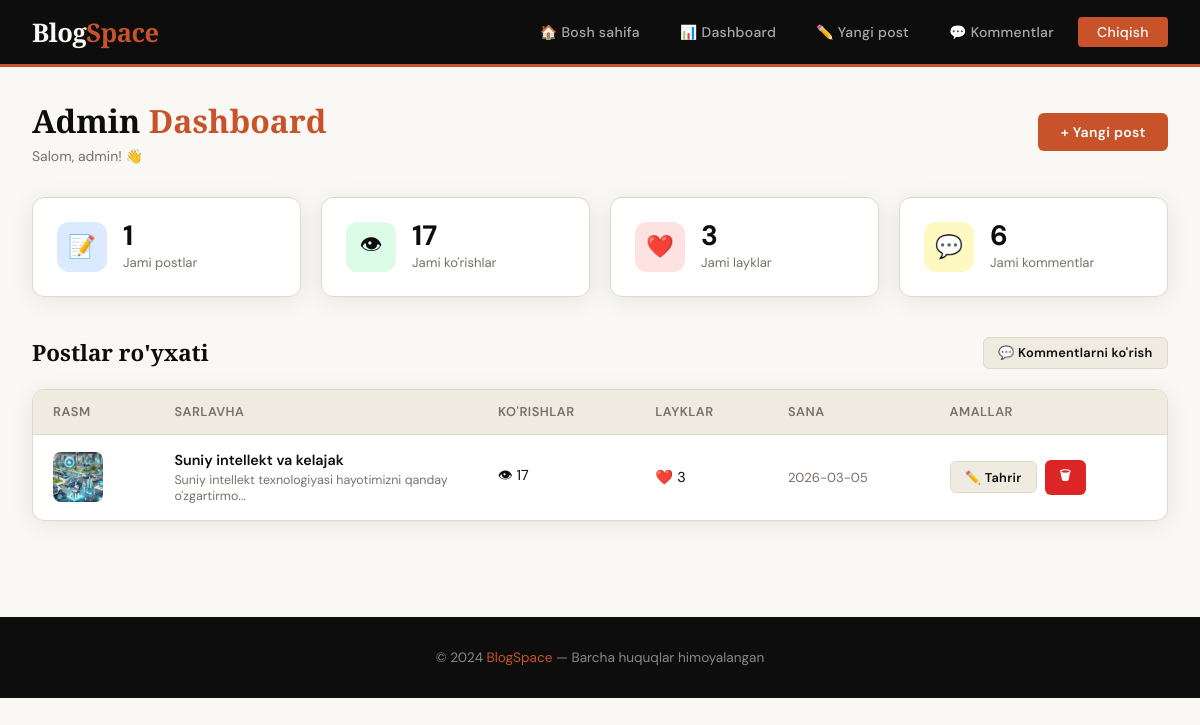
Page /admin (signed in) on the committed database.
### tables this page shows
CREATE TABLE posts (
            id INTEGER PRIMARY KEY AUTOINCREMENT,
            title TEXT NOT NULL,
            short_desc TEXT NOT NULL,
            description TEXT NOT NULL,
            image TEXT,
            video TEXT,
            views INTEGER DEFAULT 0,
            likes INTEGER DEFAULT 0,
            created_at TIMESTAMP DEFAULT CURRENT_TIMESTAMP
        );

### app.py (the view)
@app.route("/admin")
@admin_required
def admin_dashboard():
    conn = get_db()
    posts = conn.execute("SELECT * FROM posts ORDER BY created_at DESC").fetchall()
    total_views = conn.execute("SELECT SUM(views) FROM posts").fetchone()[0] or 0
    total_comments = conn.execute("SELECT COUNT(*) FROM comments").fetchone()[0] or 0
    total_likes = conn.execute("SELECT SUM(likes) FROM posts").fetchone()[0] or 0
    conn.close()
    return render_template(
        "admin_dashboard.html",
        posts=posts,
        total_views=total_views,
        total_comments=total_comments,
        total_likes=total_likes,
    )

### app.py (called while the page is built)
def get_db():
    conn = sqlite3.connect(DB_PATH)
    conn.row_factory = sqlite3.Row
    return conn

def admin_required(f):
    @wraps(f)
    def decorated(*args, **kwargs):
        if not session.get("admin_logged_in"):
            return redirect(url_for("admin_login"))
        return f(*args, **kwargs)
    return decorated

### templates/admin_dashboard.html (shortened to what this page needs)
{% extends 'base.html' %}
{% block content %}
<div class="page-header">
    <div>
        <h1>Admin <span>Dashboard</span></h1>
        <p style="color:var(--muted);font-size:0.875rem;margin-top:0.3rem">Salom, {{ session.admin_username }}! 👋</p>
    </div>
    <a href="{{ url_for('admin_new_post') }}" class="btn btn-primary">+ Yangi post</a>
</div>
<div class="stats-grid">
    <div class="stat-card">
        <div class="stat-icon blue">📝</div>
        <div>
            <div class="stat-value">{{ posts|length }}</div>
            <div class="stat-label">Jami postlar</div>
        </div>
    </div>
    <div class="stat-card">
        <div class="stat-icon green">👁</div>
        <div>
            <div class="stat-value">{{ total_views }}</div>
            <div class="stat-label">Jami ko'rishlar</div>
        </div>
    </div>
    <div class="stat-card">
        <div class="stat-icon red">❤️</div>
        <div>
            <div class="stat-value">{{ total_likes }}</div>
            <div class="stat-label">Jami layklar</div>
        </div>
    </div>
    <div class="stat-card">
        <div class="stat-icon yellow">💬</div>
        <div>
            <div class="stat-value">{{ total_comments }}</div>
            <div class="stat-label">Jami kommentlar</div>
        </div>
    </div>
</div>
<div class="section-header">
    <h2>Postlar ro'yxati</h2>
    <a href="{{ url_for('admin_comments') }}" class="btn btn-secondary btn-sm">💬 Kommentlarni ko'rish</a>
</div>
<div class="posts-table">
    <table>
        <thead>
            <tr>
                <th>Rasm</th>
                <th>Sarlavha</th>
                <th>Ko'rishlar</th>
                <th>Layklar</th>
                <th>Sana</th>
                <th>Amallar</th>
            </tr>
        </thead>
        <tbody>
            {% for post in posts %}
            <tr>
                <td>
                    {% if post.image %}
                        <img class="post-thumb"
                             src="{{ url_for('static', filename='uploads/' + post.image) }}"
                             alt="">
                    {% else %}
                        <div class="post-thumb-placeholder">📝</div>
                    {% endif %}
                </td>
                <td class="post-title-col">
                    <a href="{{ url_for('post_detail', post_id=post.id) }}" target="_blank">
                        {{ post.title }}
                    </a>
                    <div style="font-size:0.78rem;color:var(--muted);font-weight:400;margin-top:0.2rem">
                        {{ post.short_desc[:60] }}{% if post.short_desc|length > 60 %}...{% endif %}
                    </div>
                </td>
                <td>👁 {{ post.views }}</td>
                <td>❤️ {{ post.likes }}</td>
                <td style="white-space:nowrap;color:var(--muted);font-size:0.82rem">
                    {{ post.created_at[:10] if post.created_at else '' }}
                </td>
                <td>
                    <div class="actions">
                        <a href="{{ url_for('admin_edit_post', post_id=post.id) }}"
                           class="btn btn-secondary btn-sm">✏️ Tahrir</a>
                        <form class="delete-form"
                              method="POST"
                              action="{{ url_for('admin_delete_post', post_id=post.id) }}"
                              onsubmit="return confirm('Rostdan ham o\'chirmoqchimisiz?')">
                            <button type="submit" class="btn btn-danger btn-sm">🗑</button>
                        </form>
                    </div>
                </td>
            </tr>
            {% endfor %}
        </tbody>
    </table>
</div>
{% endblock %}

### templates/base.html (style rules this page uses)
:root { --ink: #0d0d0d; --paper: #faf8f4; --cream: #f0ebe1; --accent: #c8522a; --accent2: #2a6c8c; --muted: #7a7068; --border: #e0d8cc; --card-bg: #ffffff; --shadow: 0 4px 24px rgba(13,13,13,0.08); --shadow-hover: 0 12px 40px rgba(13,13,13,0.16); }
* { margin: 0; padding: 0; box-sizing: border-box; }
html { scroll-behavior: smooth; }
body { font-family: 'DM Sans', sans-serif; background: var(--paper); color: var(--ink); min-height: 100vh; }
.btn { display: inline-flex; align-items: center; gap: 0.4rem; padding: 0.65rem 1.4rem; border-radius: 6px; font-size: 0.875rem; font-weight: 600; text-decoration: none; border: none; cursor: pointer; transition: all 0.2s; letter-spacing: 0.3px; }
.btn-primary { background: var(--accent); color: white; }
.btn-secondary { background: var(--cream); color: var(--ink); border: 1px solid var(--border); }
.btn-danger { background: #dc2626; color: white; }
.btn-sm { padding: 0.4rem 0.9rem; font-size: 0.8rem; }

### templates/admin_dashboard.html (style rules this page uses)
.page-header { display: flex; align-items: center; justify-content: space-between; margin-bottom: 2rem; flex-wrap: gap; }
.page-header h1 { font-family: 'Playfair Display', serif; font-size: 2rem; font-weight: 900; }
.page-header h1 span { color: var(--accent); }
.stats-grid { display: grid; grid-template-columns: repeat(auto-fit, minmax(200px, 1fr)); gap: 1.25rem; margin-bottom: 2.5rem; }
.stat-card { background: var(--card-bg); border-radius: 12px; border: 1px solid var(--border); padding: 1.5rem; display: flex; align-items: center; gap: 1rem; box-shadow: var(--shadow); }
.stat-icon { width: 50px; height: 50px; border-radius: 12px; display: flex; align-items: center; justify-content: center; font-size: 1.4rem; flex-shrink: 0; }
.stat-icon.blue { background: #dbeafe; }
.stat-icon.red { background: #fee2e2; }
.stat-icon.green { background: #dcfce7; }
.stat-icon.yellow { background: #fef9c3; }
.stat-value { font-size: 1.75rem; font-weight: 700; line-height: 1; }
.stat-label { font-size: 0.82rem; color: var(--muted); margin-top: 0.25rem; }
.section-header { display: flex; align-items: center; justify-content: space-between; margin-bottom: 1.25rem; }
.section-header h2 { font-family: 'Playfair Display', serif; font-size: 1.4rem; font-weight: 700; }
.posts-table { background: var(--card-bg); border-radius: 12px; border: 1px solid var(--border); overflow: hidden; box-shadow: var(--shadow); }
table { width: 100%; border-collapse: collapse; }
thead { background: var(--cream); }
th { padding: 0.85rem 1.25rem; text-align: left; font-size: 0.8rem; font-weight: 600; color: var(--muted); letter-spacing: 0.5px; text-transform: uppercase; border-bottom: 1px solid var(--border); }
td { padding: 1rem 1.25rem; border-bottom: 1px solid var(--border); font-size: 0.9rem; vertical-align: middle; }
tr:last-child td { border-bottom: none; }
.post-thumb { width: 50px; height: 50px; border-radius: 8px; object-fit: cover; display: block; }
.post-title-col { font-weight: 600; max-width: 240px; }
.post-title-col a { color: var(--ink); text-decoration: none; }
.actions { display: flex; gap: 0.5rem; align-items: center; }
form.delete-form { display: inline; }

### rows in the picture
posts: image (picture), title "Suniy intellekt va kelajak", short_desc "Suniy intellekt texnologiyasi hayotimizni qanday o'zgartirmo", views "17", likes "3", created_at "2026-03-05"

### other values in the picture
{{ session.admin_username }} "admin"
{{ posts|length }} "1"
{{ total_views }} "17"
{{ total_likes }} "3"
{{ total_comments }} "6"
